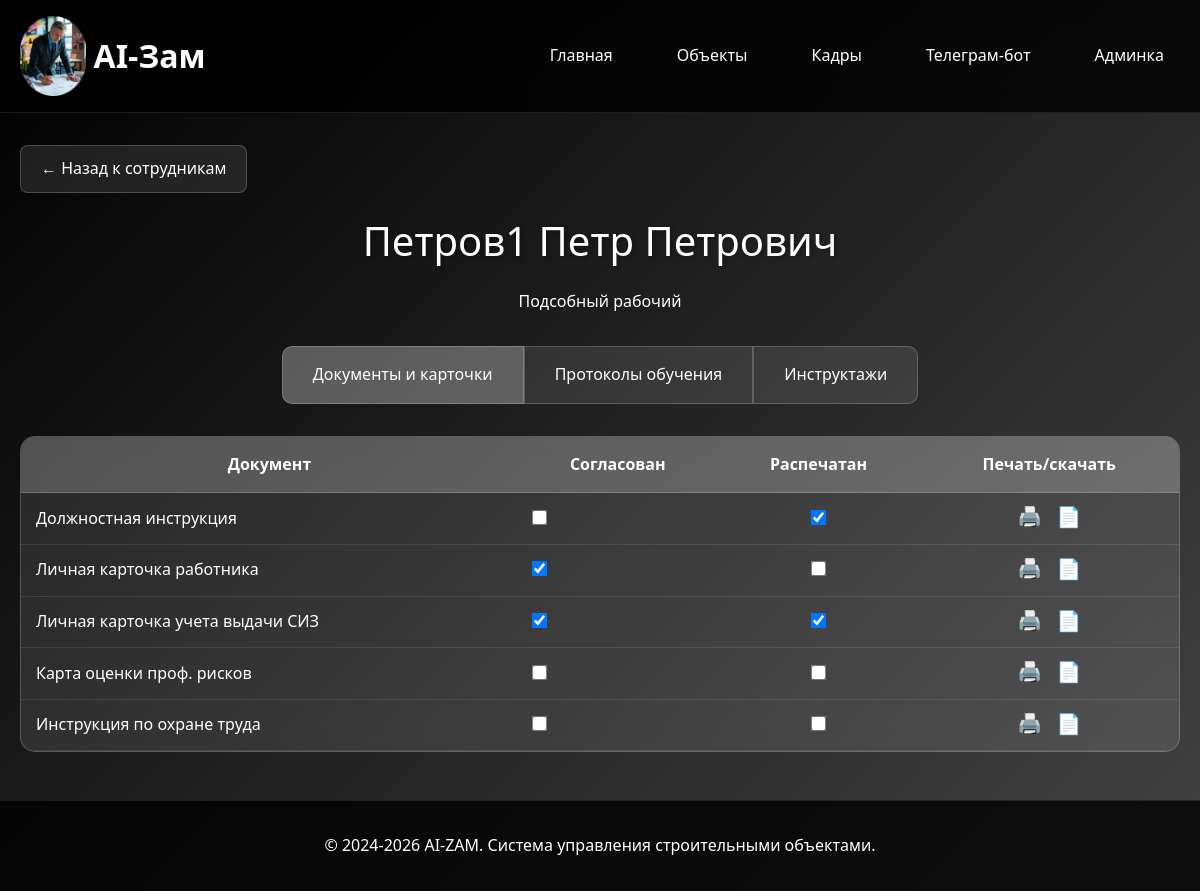
Before: /sotrudniki/28/ with the older database file.
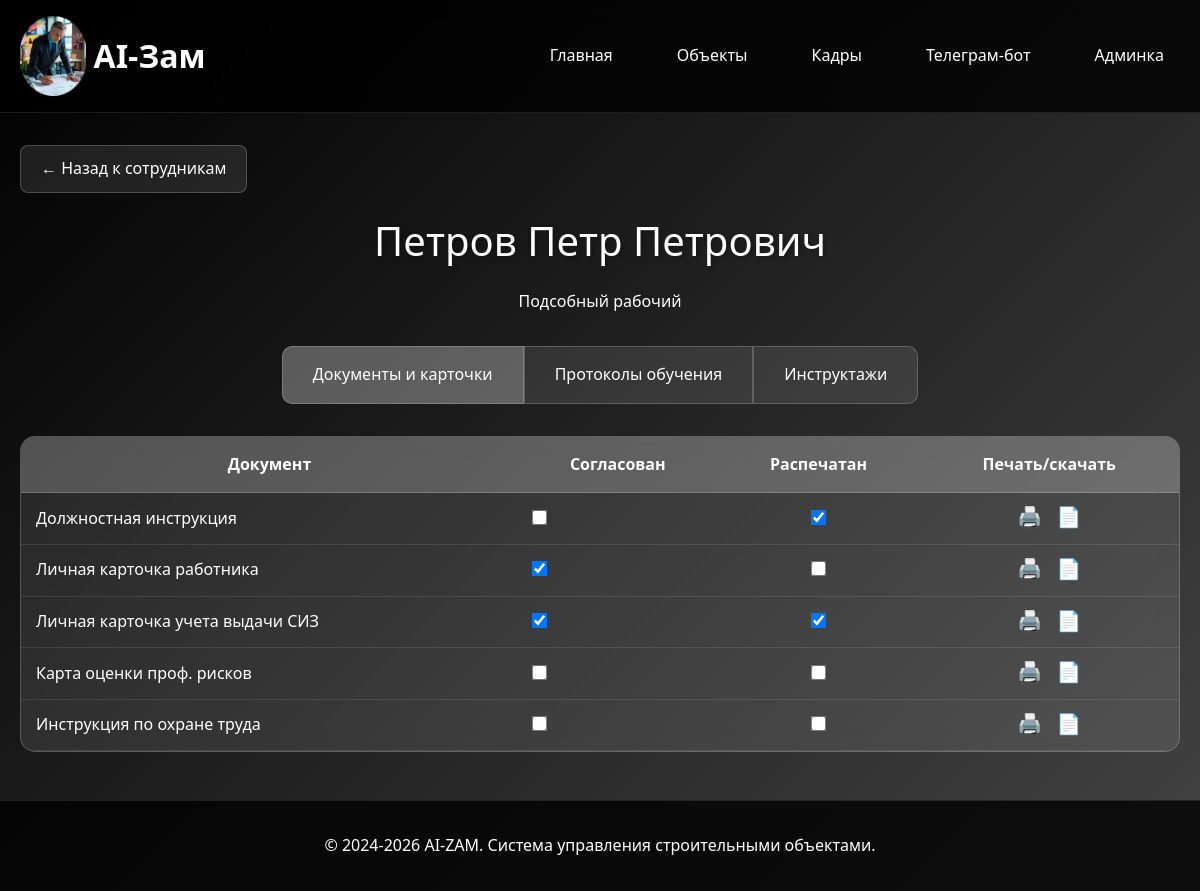
After: the same page with the newer database file.
### sotrudniki/models.py (models this page shows, shortened)
class Sotrudnik(models.Model):
    POL_CHOICES = [
        ('мужской', 'Мужской'),
        ('женский', 'Женский'),
    ]
    organizaciya = models.ForeignKey(
        Organizaciya,
        on_delete=models.CASCADE,
        verbose_name="Организация",
        related_name="sotrudniki",
        null=True,
        blank=True
    )
    fio = models.CharField(max_length=300, verbose_name="ФИО")
    data_rozhdeniya = models.DateField(verbose_name="Дата рождения")
    pol = models.CharField(
        max_length=10,
        choices=POL_CHOICES,
        verbose_name="Пол",
        null=True,
        blank=True
    )
    razmer_odezhdy = models.CharField(
        max_length=10,
        default="50-52",
        verbose_name="Размер одежды"
    )
    razmer_obuvi = models.CharField(
        max_length=5,
        default="43",
        verbose_name="Размер обуви"
    )
    razmer_golovnogo_ubora = models.CharField(
        max_length=5,
        default="55",
        verbose_name="Размер головного убора"
    )
    specialnost = models.ForeignKey(
        Specialnost,
        on_delete=models.SET_NULL,
        null=True,
        blank=True,
        verbose_name="Специальность"
    )
    podrazdelenie = models.ForeignKey(
        Podrazdelenie,
        on_delete=models.SET_NULL,
        null=True,
        blank=True,
        verbose_name="Подразделение"
    )
    data_priema = models.DateField(verbose_name="Дата приема")
    data_nachala_raboty = models.DateField(verbose_name="Дата начала работы")
    objekty = models.ManyToManyField(
        'object.Objekt',
        verbose_name="Объекты",
        blank=True,
        help_text="Объекты, на которых работает сотрудник"
    )
    class Meta:
        verbose_name = "Сотрудник"
        verbose_name_plural = "Сотрудники"

class Specialnost(models.Model):
    nazvanie = models.CharField(max_length=200, verbose_name="Название специальности")
    kategoriya = models.CharField(max_length=200, verbose_name="Категория", null=True, blank=True)
    class Meta:
        verbose_name = "Специальность"
        verbose_name_plural = "Специальности"
    def __str__(self):
        return self.nazvanie

### sotrudniki/views.py (the view)
# urls.py: path('<int:pk>/', views.sotrudnik_detail, name='detail'),
def sotrudnik_detail(request, pk):
    sotrudnik = get_object_or_404(Sotrudnik, pk=pk)
    protokoly = ProtokolyObucheniya.objects.filter(sotrudnik=sotrudnik).select_related('shablon_protokola')
    tab = request.GET.get('tab', 'documents')
    context = {
        'sotrudnik': sotrudnik,
        'protokoly': protokoly,
        'active_tab': tab,
    }
    return render(request, 'sotrudniki/detail.html', context)

### sotrudniki/templates/sotrudniki/detail.html (shortened to what the changed rows need)
{% extends 'base/base.html' %}
{% block content %}
<div class="employee-header">
    <div class="employee-name">{{ sotrudnik.fio }}</div>
    <div>{{ sotrudnik.specialnost|default:"-" }}</div>
</div>
{% if active_tab == 'protocols' %}
<div class="documents-table">
    <table>
        <thead>
            <tr>
                <th>№ программы</th>
                <th>Курс</th>
                <th>Дата<br>приказа</th>
                <th>Дата<br>протокола/приказа-допуска</th>
                <th>Дата<br>допуска к работе</th>
                <th>Дата<br>очередной проверки</th>
                <th>Рег. №</th>
                <th>Распечатан</th>
                <th>Печать/скачать</th>
            </tr>
        </thead>
        <tbody>
            {% for protokol in protokoly %}
            <tr>
                <td>{{ protokol.shablon_protokola.nomer_programmy }}</td>
                <td>{{ protokol.shablon_protokola.kurs }}</td>
                <td>{{ protokol.data_prikaza|date:"d.m.Y" }}</td>
                <td>{{ protokol.data_protokola_dopuska|date:"d.m.Y" }}</td>
                <td>{{ protokol.data_dopuska_k_rabote|date:"d.m.Y"|default:"-" }}</td>
                <td>{{ protokol.data_ocherednoy_proverki|date:"d.m.Y"|default:"-" }}</td>
                <td>{{ protokol.registracionnyy_nomer|default:"-" }}</td>
                <td><input type="checkbox" class="checkbox" {% if protokol.raspechatn %}checked{% endif %}></td>
                <td>
                    <button onclick="printDocument('{{ protokol.id }}')" style="background: none; border: none; font-size: 20px; cursor: pointer; margin-right: 10px;" title="Просмотр перед печатью">🖨️</button>
                    <button onclick="downloadDocument('{{ protokol.id }}')" style="background: none; border: none; font-size: 20px; cursor: pointer;" title="Скачать документ">📄</button>
                </td>
            </tr>
            {% empty %}
            <tr>
                <td colspan="9" style="text-align: center; color: rgba(255, 255, 255, 0.7);">Нет протоколов</td>
            </tr>
            {% endfor %}
        </tbody>
    </table>
</div>
{% else %}
<div class="documents-table">
    <table>
        <thead>
            <tr>
                <th>Документ</th>
                <th>Согласован</th>
                <th>Распечатан</th>
                <th>Печать/скачать </th>
            </tr>
        </thead>
    </table>
</div>
{% endif %}
{% endblock %}

Changed rows visible on the page:
changed Sotrudnik "Подсобный рабочий": fio "Петров1 Петр Петрович" → "Петров Петр Петрович"
